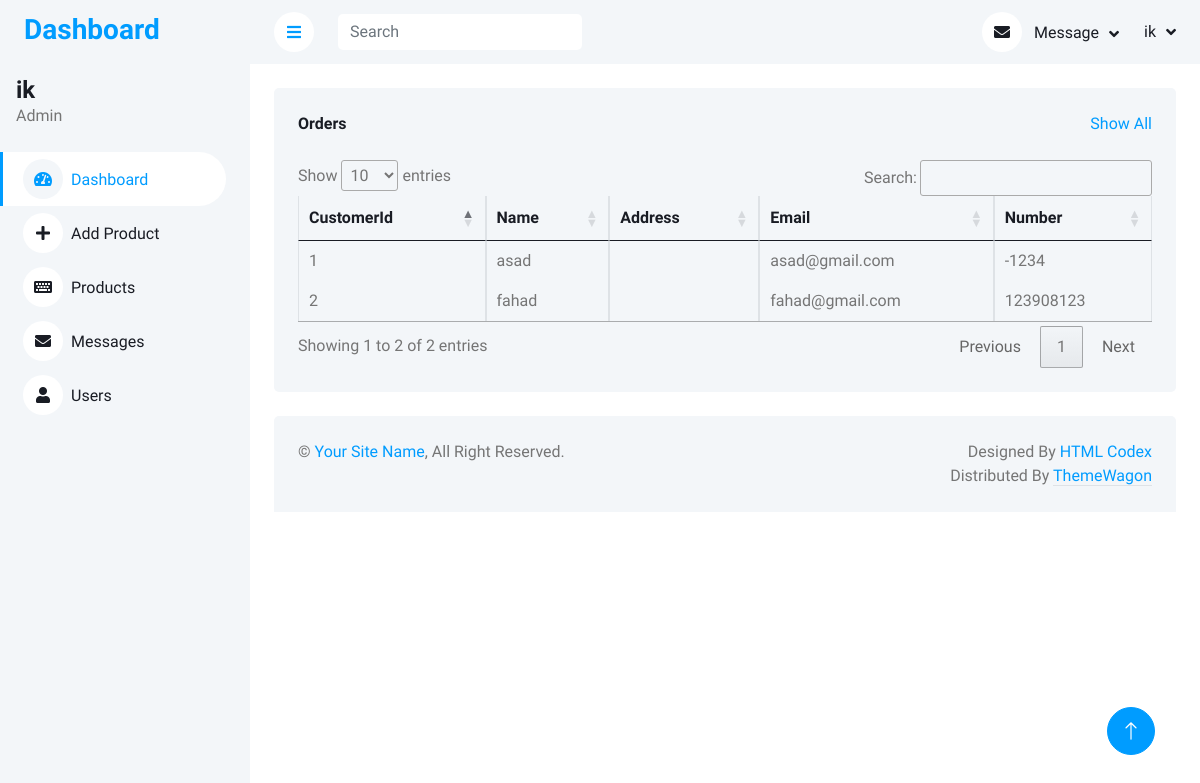
The page /admin-panel/users.php (signed in) on the database its author committed.
### tables this page shows
CREATE TABLE `customers` (
  `customer_id` int(100) NOT NULL,
  `name` varchar(255) NOT NULL,
  `address` varchar(255) NOT NULL,
  `email` varchar(255) NOT NULL,
  `number` int(100) NOT NULL,
  `password` varchar(100) NOT NULL
);

### admin-panel/users.php (the view, shortened to what this page needs)
<!DOCTYPE html>
<html lang="en">
<head>
    <link href="https://cdnjs.cloudflare.com/ajax/libs/font-awesome/5.10.0/css/all.min.css" rel="stylesheet">
    <link href="https://cdn.jsdelivr.net/npm/bootstrap-icons@1.4.1/font/bootstrap-icons.css" rel="stylesheet">
    <link href="https://cdn.datatables.net/1.13.6/css/jquery.dataTables.min.css" rel="stylesheet">
    <link href="css/bootstrap.min.css" rel="stylesheet">
    <link href="css/style.css" rel="stylesheet">
</head>
<body>
    <div class="container-xxl position-relative bg-white d-flex p-0">
        <?php include('sidebar.php') ?>
        <div class="content">
            <?php include('navbar.php') ?>
            <div class="container-fluid pt-4 px-4">
                <div class="bg-light text-center rounded p-4">
                    <div class="d-flex align-items-center justify-content-between mb-4">
                        <h6 class="mb-0">Orders</h6>
                        <a href="">Show All</a>
                    </div>
                    <div class="table-responsive">
                        <table class="table text-start align-middle table-bordered table-hover mb-0 table-responsive" id="orders-table">
                            <thead>
                                <tr class="text-dark">
                                    <th scope="col">CustomerId</th>
                                    <th scope="col">Name</th>
                                    <th scope="col">Address</th>
                                    <th scope="col">Email</th>
                                    <th scope="col">Number</th>
                                </tr>
                            </thead>
                            <tbody>
                                <?php
                                $select_users = mysqli_query($connection, "select * from customers");
                                if (mysqli_num_rows($select_users) > 0) {
                                    while ($data = mysqli_fetch_array($select_users)) {
                                ?>
                                        <tr>
                                            <td><?php echo $data['customer_id'] ?></td>
                                            <td><?php echo $data['name'] ?></td>
                                            <td><?php echo $data['address'] ?></td>
                                            <td><?php echo $data['email'] ?></td>
                                            <td><?php echo $data['number'] ?></td>
                                        </tr>
                                <?php
                                    }
                                }
                                ?>
                            </tbody>
                        </table>
                    </div>
                </div>
            </div>
            <div class="container-fluid pt-4 px-4">
                <div class="bg-light rounded-top p-4">
                    <div class="row">
                        <div class="col-12 col-sm-6 text-center text-sm-start">
                            &copy; <a href="#">Your Site Name</a>, All Right Reserved.
                        </div>
                        <div class="col-12 col-sm-6 text-center text-sm-end">
                            Designed By <a href="https://htmlcodex.com">HTML Codex</a>
                            Distributed By <a class="border-bottom" href="https://themewagon.com" target="_blank">ThemeWagon</a>
                        </div>
                    </div>
                </div>
            </div>
        </div>
        <a href="#" class="btn btn-lg btn-primary btn-lg-square back-to-top"><i class="bi bi-arrow-up"></i></a>
    </div>
</body>
</html>

### admin-panel/css/style.css (style rules this page uses)
:root { --primary: #009CFF; --light: #F3F6F9; --dark: #191C24; }
.back-to-top { position: fixed; display: none; right: 45px; bottom: 45px; z-index: 99; }
.btn { transition: .5s; }
.btn.btn-primary { color: #FFFFFF; }
.btn-lg-square { width: 48px; height: 48px; }
.btn-square, .btn-sm-square, .btn-lg-square { padding: 0; display: inline-flex; align-items: center; justify-content: center; font-weight: normal; border-radius: 50px; }
.content { margin-left: 250px; min-height: 100vh; background: #FFFFFF; transition: 0.5s; }
@media (min-width: 992px) { .content { width: calc(100% - 250px); } }

### rows shown on the page
customers: customer_id "1", name "asad", email "asad@gmail.com", number "-1234"
customers: customer_id "2", name "fahad", email "fahad@gmail.com", number "123908123"

### other values the page prints
$_SESSION['username'] "ik"
